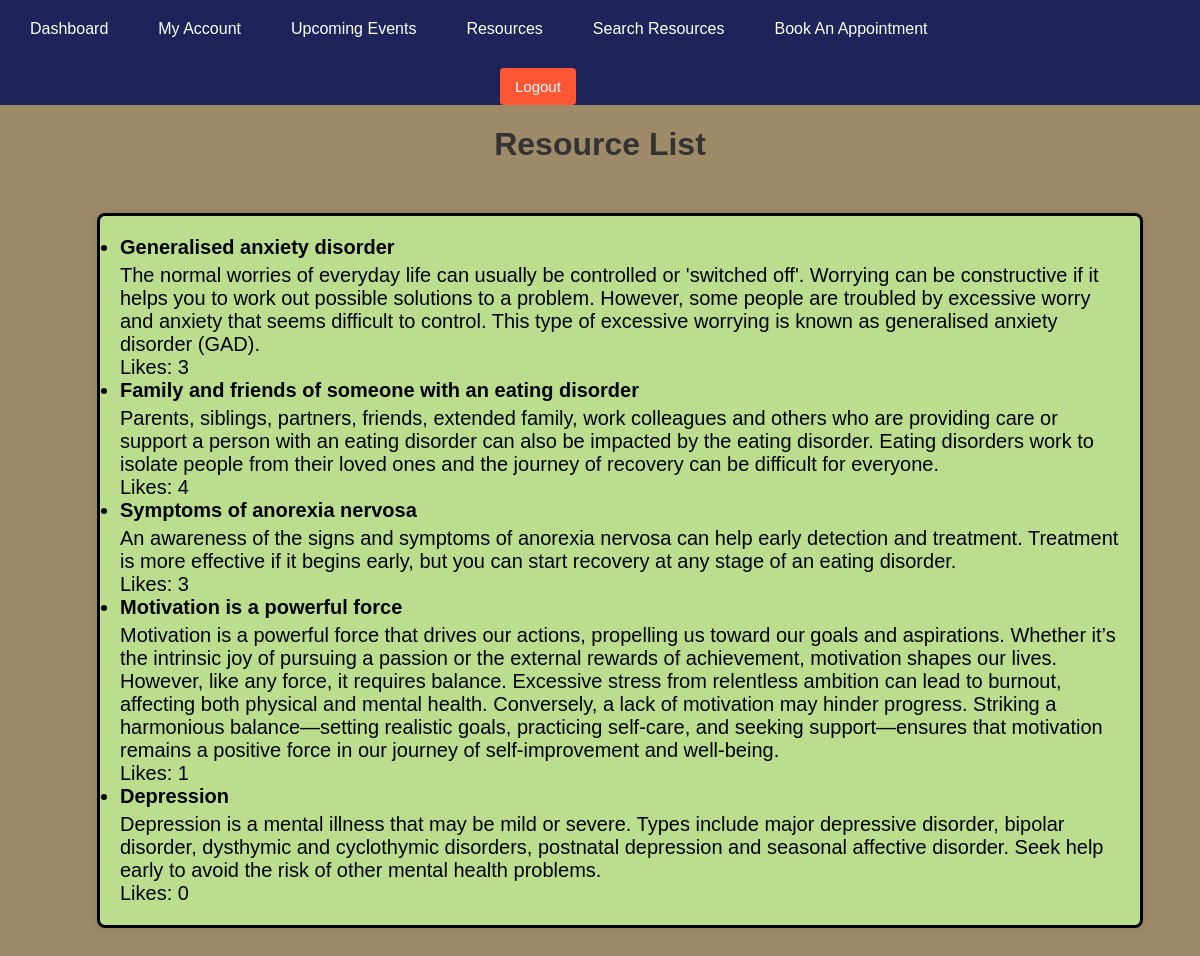
Screenshot of /resourselist/ with the database file from the repository.
### MentalHealth/models.py (models this page shows, shortened)
class Resource(models.Model):
    CATEGORIES = [
        ('Mental Health', 'Mental Health'),
        ('Stress Management', 'Stress Management'),
        ('Self Care', 'Self Care'),
        ('Motivation', 'Motivation'),
        ('Eating Disorders', 'Eating disorders'),
        ('Anxiety', 'Anxiety disorders'),
        ('Dipression', 'Depression'),
    ]
    title = models.CharField(max_length=255)
    description = models.TextField()
    category = models.CharField(max_length=100, choices=CATEGORIES)
    uploader = models.ForeignKey(Profile, on_delete=models.CASCADE)
    upload_date = models.DateTimeField(auto_now_add=True)

### MentalHealth/views.py (the view)
# urls.py: path('resourselist/', views.resource_list, name='resource_list'),
def resource_list(request):
    resources = Resource.objects.all()
    return render(request, 'resourse_list.html', {'resources': resources})

### templates/resourse_list.html (shortened to what this page needs)
<!DOCTYPE html>
<html lang="en">
<head>
    <link rel="stylesheet" href="https://cdnjs.cloudflare.com/ajax/libs/font-awesome/5.15.4/css/all.min.css">
</head>
<body>
    {% include 'usernavbar.html' %}
    <h1>Resource List</h1>
    <ul>
        <div class="container">
        {% for resource in resources %}
        <div class="resourse-title"> <li>{{ resource.title }}</br> </div>
            <div class="resourse-details">
            {{ resource.description }}</br>Likes: {{ resource.like_set.count }}
            </div>
    {% endfor %}
    </div>
    </ul>
</body>
</html>

### templates/resourse_list.html (style rules this page uses)
body { font-family: Arial, sans-serif; background-color: #9e8a68; margin: 0; padding: 0; }
.container { border: 3px solid black; max-width: 1000px; margin: 50px auto; padding: 20px; background-color: #bade8e; border-radius: 8px; box-shadow: 0 0 10px rgba(0, 0, 0, 0.1); }
h1 { text-align: center; color: #333; margin-bottom: 30px; }
.resourse-title { font-size: 20px; font-weight: bold; margin-bottom: 5px; }
.resourse-details { color: black; font-size: 20px; }

### rows the page displays
Resource: title "Generalised anxiety disorder", description "The normal worries of everyday life can usually be controlled or 'switched off'. Worrying can be constructive if it helps you to work out possible solutions to a problem. However, some people are troubled by excessive worry and anxiety that seems difficult to control. This type of excessive worrying is known as generalised anxiety disorder (GAD).", like_set.count "3"
Resource: title "Family and friends of someone with an eating disorder", description "Parents, siblings, partners, friends, extended family, work colleagues and others who are providing care or support a person with an eating disorder can also be impacted by the eating disorder. Eating disorders work to isolate people from their loved ones and the journey of recovery can be difficult for everyone.", like_set.count "4"
Resource: title "Symptoms of anorexia nervosa", description "An awareness of the signs and symptoms of anorexia nervosa can help early detection and treatment. Treatment is more effective if it begins early, but you can start recovery at any stage of an eating disorder.", like_set.count "3"
Resource: title "Motivation is a powerful force", description "Motivation is a powerful force that drives our actions, propelling us toward our goals and aspirations. Whether it’s the intrinsic joy of pursuing a passion or the external rewards of achievement, motivation shapes our lives. However, like any force, it requires balance. Excessive stress from relentless ambition can lead to burnout, affecting both physical and mental health. Conversely, a lack of motivation may hinder progress. Striking a harmonious balance—setting realistic goals, practicing self-care, and seeking support—ensures that motivation remains a positive force in our journey of self-improvement and well-being.", like_set.count "1"
Resource: title "Depression", description "Depression is a mental illness that may be mild or severe. Types include major depressive disorder, bipolar disorder, dysthymic and cyclothymic disorders, postnatal depression and seasonal affective disorder. Seek help early to avoid the risk of other mental health problems.", like_set.count "0"
